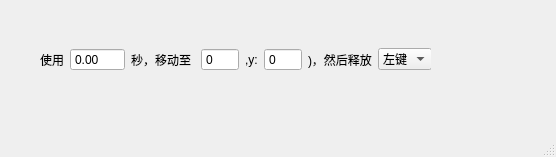
<?xml version="1.0" encoding="UTF-8"?>
<ui version="4.0">
 <class>MainWindow</class>
 <widget class="QMainWindow" name="MainWindow">
  <property name="geometry">
   <rect>
    <x>0</x>
    <y>0</y>
    <width>556</width>
    <height>157</height>
   </rect>
  </property>
  <property name="windowTitle">
   <string>MainWindow</string>
  </property>
  <widget class="QWidget" name="centralwidget">
   <widget class="QWidget" name="widget" native="true">
    <property name="geometry">
     <rect>
      <x>40</x>
      <y>40</y>
      <width>391</width>
      <height>39</height>
     </rect>
    </property>
    <layout class="QHBoxLayout" name="horizontalLayout_2">
     <item>
      <widget class="QLabel" name="label_2">
       <property name="text">
        <string>使用</string>
       </property>
      </widget>
     </item>
     <item>
      <widget class="QDoubleSpinBox" name="doubleSpinBox_duration">
       <property name="buttonSymbols">
        <enum>QAbstractSpinBox::NoButtons</enum>
       </property>
       <property name="maximum">
        <double>9999.989999999999782</double>
       </property>
      </widget>
     </item>
     <item>
      <widget class="QLabel" name="label_3">
       <property name="text">
        <string>秒，移动至 (x:</string>
       </property>
      </widget>
     </item>
     <item>
      <widget class="QSpinBox" name="spinBox_x">
       <property name="frame">
        <bool>true</bool>
       </property>
       <property name="buttonSymbols">
        <enum>QAbstractSpinBox::NoButtons</enum>
       </property>
       <property name="maximum">
        <number>9999</number>
       </property>
      </widget>
     </item>
     <item>
      <widget class="QLabel" name="label_4">
       <property name="text">
        <string>,y:</string>
       </property>
      </widget>
     </item>
     <item>
      <widget class="QSpinBox" name="spinBox_y">
       <property name="frame">
        <bool>true</bool>
       </property>
       <property name="buttonSymbols">
        <enum>QAbstractSpinBox::NoButtons</enum>
       </property>
       <property name="maximum">
        <number>9999</number>
       </property>
      </widget>
     </item>
     <item>
      <widget class="QLabel" name="label_5">
       <property name="text">
        <string>)，然后释放</string>
       </property>
      </widget>
     </item>
     <item>
      <widget class="QComboBox" name="comboBox_button">
       <item>
        <property name="text">
         <string>左键</string>
        </property>
       </item>
       <item>
        <property name="text">
         <string>右键</string>
        </property>
       </item>
       <item>
        <property name="text">
         <string>中键</string>
        </property>
       </item>
      </widget>
     </item>
    </layout>
    <zorder>label_4</zorder>
    <zorder>label_3</zorder>
    <zorder>label_2</zorder>
    <zorder>label_5</zorder>
    <zorder>spinBox_y</zorder>
    <zorder>spinBox_x</zorder>
    <zorder>doubleSpinBox_duration</zorder>
    <zorder>comboBox_button</zorder>
   </widget>
  </widget>
  <widget class="QMenuBar" name="menubar">
   <property name="geometry">
    <rect>
     <x>0</x>
     <y>0</y>
     <width>556</width>
     <height>23</height>
    </rect>
   </property>
  </widget>
  <widget class="QStatusBar" name="statusbar"/>
 </widget>
 <resources/>
 <connections/>
</ui>
